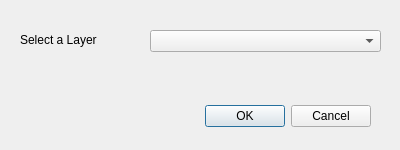
<?xml version="1.0" encoding="UTF-8"?>
<ui version="4.0">
 <class>CBERSColorCorrectorDialogBase</class>
 <widget class="QDialog" name="CBERSColorCorrectorDialogBase">
  <property name="geometry">
   <rect>
    <x>0</x>
    <y>0</y>
    <width>400</width>
    <height>150</height>
   </rect>
  </property>
  <property name="windowTitle">
   <string>CBERS Color Corrector</string>
  </property>
  <widget class="QDialogButtonBox" name="button_box">
   <property name="geometry">
    <rect>
     <x>30</x>
     <y>100</y>
     <width>341</width>
     <height>32</height>
    </rect>
   </property>
   <property name="orientation">
    <enum>Qt::Horizontal</enum>
   </property>
   <property name="standardButtons">
    <set>QDialogButtonBox::Cancel|QDialogButtonBox::Ok</set>
   </property>
  </widget>
  <widget class="QComboBox" name="selectLayerComboBox">
   <property name="geometry">
    <rect>
     <x>150</x>
     <y>30</y>
     <width>231</width>
     <height>22</height>
    </rect>
   </property>
  </widget>
  <widget class="QLabel" name="selectLayerLabel">
   <property name="geometry">
    <rect>
     <x>20</x>
     <y>30</y>
     <width>91</width>
     <height>20</height>
    </rect>
   </property>
   <property name="text">
    <string>Select a Layer</string>
   </property>
  </widget>
 </widget>
 <resources/>
 <connections>
  <connection>
   <sender>button_box</sender>
   <signal>accepted()</signal>
   <receiver>CBERSColorCorrectorDialogBase</receiver>
   <slot>accept()</slot>
   <hints>
    <hint type="sourcelabel">
     <x>20</x>
     <y>20</y>
    </hint>
    <hint type="destinationlabel">
     <x>20</x>
     <y>20</y>
    </hint>
   </hints>
  </connection>
  <connection>
   <sender>button_box</sender>
   <signal>rejected()</signal>
   <receiver>CBERSColorCorrectorDialogBase</receiver>
   <slot>reject()</slot>
   <hints>
    <hint type="sourcelabel">
     <x>20</x>
     <y>20</y>
    </hint>
    <hint type="destinationlabel">
     <x>20</x>
     <y>20</y>
    </hint>
   </hints>
  </connection>
 </connections>
</ui>
